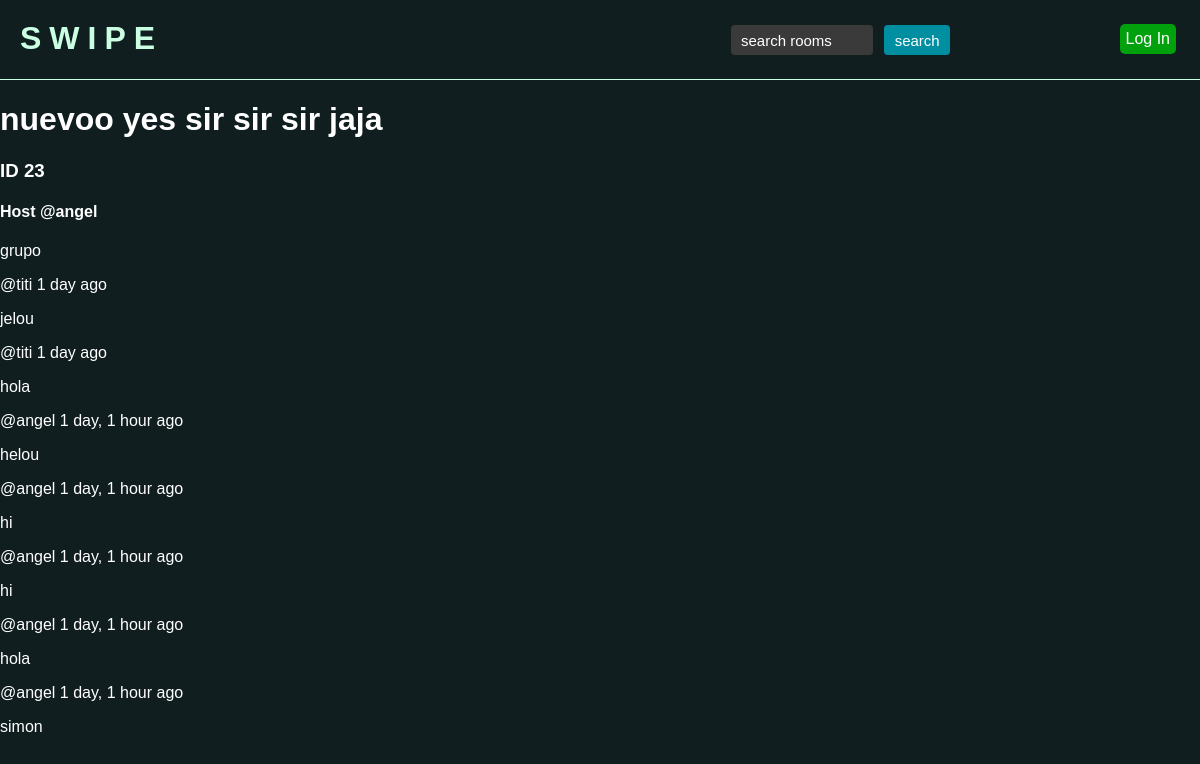
The page /room/23/ on the database its author committed.
### base/models.py (models this page shows, shortened)
class Room(models.Model):
    host = models.ForeignKey(User, on_delete=models.SET_NULL, null=True)
    name = models.CharField(max_length=150)
    description = models.TextField(null=True, blank=True)
    updated = models.DateTimeField(auto_now=True)
    created = models.DateTimeField(auto_now_add= True)
    class Meta:
        ordering = ['-updated', '-created'] # sort rooms

class Message(models.Model):
    user = models.ForeignKey(User, on_delete=models.CASCADE)
    room = models.ForeignKey(Room, on_delete=models.CASCADE)
    body = models.TextField()
    updated = models.DateTimeField(auto_now=True)
    created = models.DateTimeField(auto_now_add=True)

### base/views.py (the view, shortened to what this page needs)
# urls.py: path('room/<str:pk>/', views.room, name='room'),
def room(request, pk): # pass in the pk parameter of a room (id)
    room = Room.objects.get(id=pk) # get a specific room from the database
    room_messages = room.message_set.all().order_by('-created') # get all messages on this room
    context = {'room': room, 'room_messages': room_messages}
    return render(request, 'base/room.html', context)

### base/templates/base/room.html (shortened to what this page needs)
{% extends 'main.html' %}
{% block content %}
<h1>{{room.name}}</h1>
<h3>ID {{room.id}}</h3>
<h4>Host @{{room.host.username}}</h4>
<p>{{room.description}}</p>
<div>
    {% for message in room_messages %}
        <div>
            <p>@{{message.user}} {{message.created|timesince}} ago</p>
            <p>{{message.body}}</p>
        </div>
    {% endfor %}
</div>
{% endblock content %}

### base/static/styles/main.css (style rules this page uses)
body, html { margin: 0; padding: 0; }
* { box-sizing: border-box; border: none; font-family: 'Trebuchet MS', 'Lucida Sans Unicode', 'Lucida Grande', 'Lucida Sans', Arial, sans-serif; color: white; background-color: rgb(16, 30, 32); }

### base/static/styles/navbar.css (style rules this page uses)
::placeholder { color: white; }

### rows shown on the page
Room: name "nuevoo yes sir sir sir jaja", id "23", host.username "angel", description "grupo"
Message: user "titi", created "1 day", body "jelou"
Message: user "titi", created "1 day", body "hola"
Message: user "angel", created "1 day, 1 hour", body "helou"
Message: user "angel", created "1 day, 1 hour", body "hi"
Message: user "angel", created "1 day, 1 hour", body "hi"
Message: user "angel", created "1 day, 1 hour", body "hola"
Message: user "angel", created "1 day, 1 hour", body "simon"
